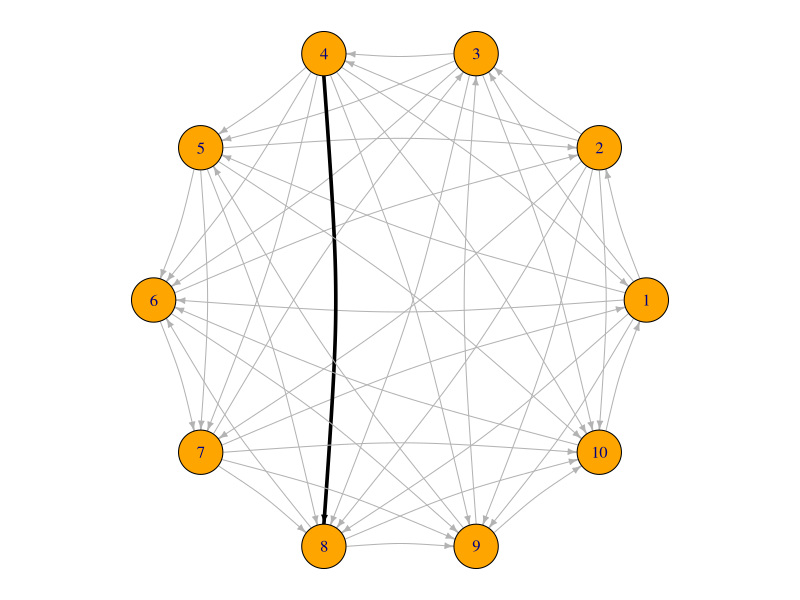
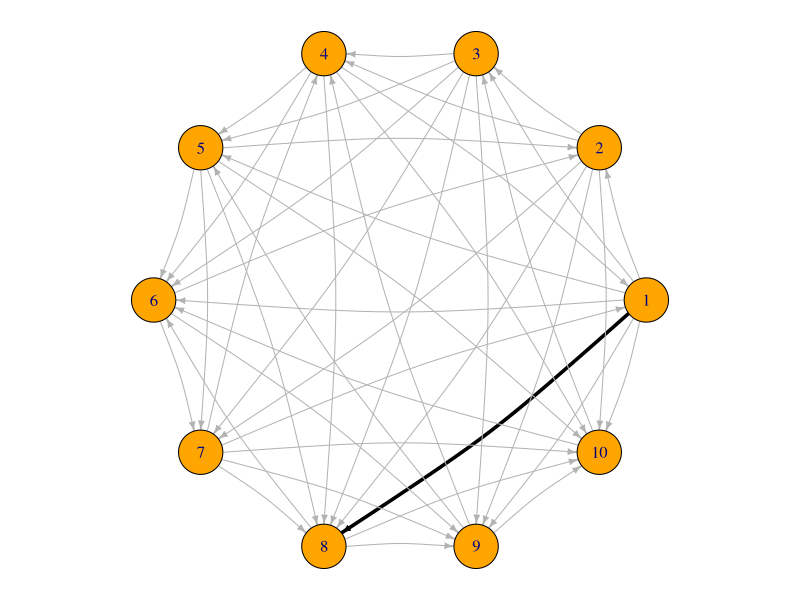
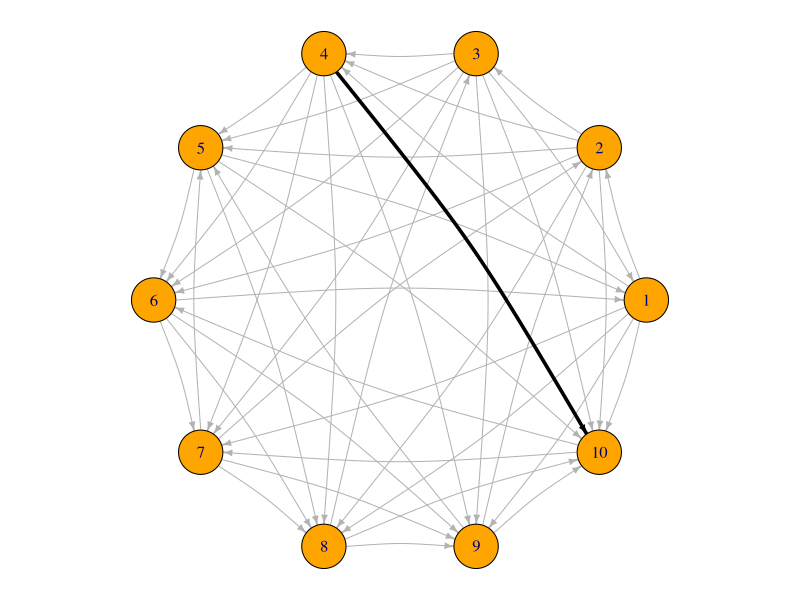
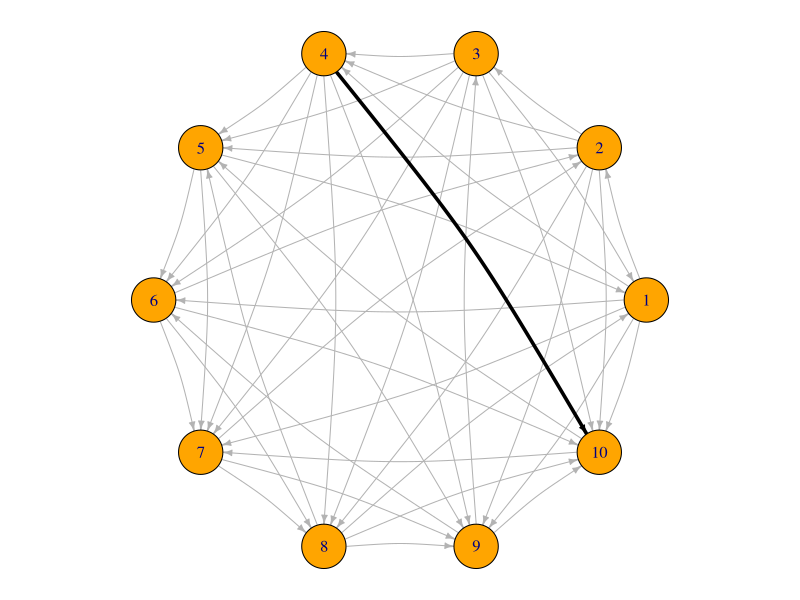

Recreate these plots in R, in order.
# Figures for the four n=10 forced-arc reversal counterexamples (manuscript S5,
# Theorem 5.5).  Vertices labelled 1-10 (manuscript convention); the forced arc
# (whose reversal remains 3-inducible) is drawn thick black.  The u/v fields
# below are 0-based (code convention); labels shown are u+1 -> v+1.
library(igraph)
# outputs are written to the working directory -- run this script from its own folder

cases <- list(
  list(name = "ReversalCEX_A", u = 3, v = 7,
       bits = "110110110110011111110101111111111011010111111"),
  list(name = "ReversalCEX_B", u = 0, v = 7,
       bits = "110110111110011111111110110101111011010111111"),
  list(name = "ReversalCEX_C", u = 3, v = 9,
       bits = "101001111111101011111011111111101011110110111"),
  list(name = "ReversalCEX_D", u = 3, v = 9,
       bits = "101011011111001111111101111111110101101110111"))

n <- 10
pairs <- do.call(rbind, unlist(lapply(1:(n - 1), function(i)
  lapply((i + 1):n, function(j) c(i, j))), recursive = FALSE))

for (cs in cases) {
  bits <- strsplit(cs$bits, "")[[1]]
  stopifnot(length(bits) == nrow(pairs))
  edges <- t(sapply(seq_len(nrow(pairs)), function(k) {
    i <- pairs[k, 1]; j <- pairs[k, 2]
    if (bits[k] == "1") c(i, j) else c(j, i)   # 1-indexed vertices i,j
  }))
  g <- graph_from_edgelist(edges, directed = TRUE)
  forced <- which(edges[, 1] == cs$u + 1 & edges[, 2] == cs$v + 1)
  stopifnot(length(forced) == 1)
  ecol <- rep("gray70", ecount(g)); ecol[forced] <- "black"
  ewid <- rep(1, ecount(g));        ewid[forced] <- 3.5
  pdf(paste0(cs$name, ".pdf"), width = 6, height = 6)
  par(mar = c(0.5, 0.5, 0.5, 0.5))
  plot(g, layout = layout_in_circle(g),
       vertex.color = "orange", vertex.label = 1:n,
       vertex.label.color = "navy", vertex.size = 18,
       edge.color = ecol, edge.width = ewid,
       edge.arrow.size = 0.45, edge.curved = 0.08)
  dev.off()
  cat(cs$name, "written; forced arc", cs$u, "->", cs$v, "\n")
}
